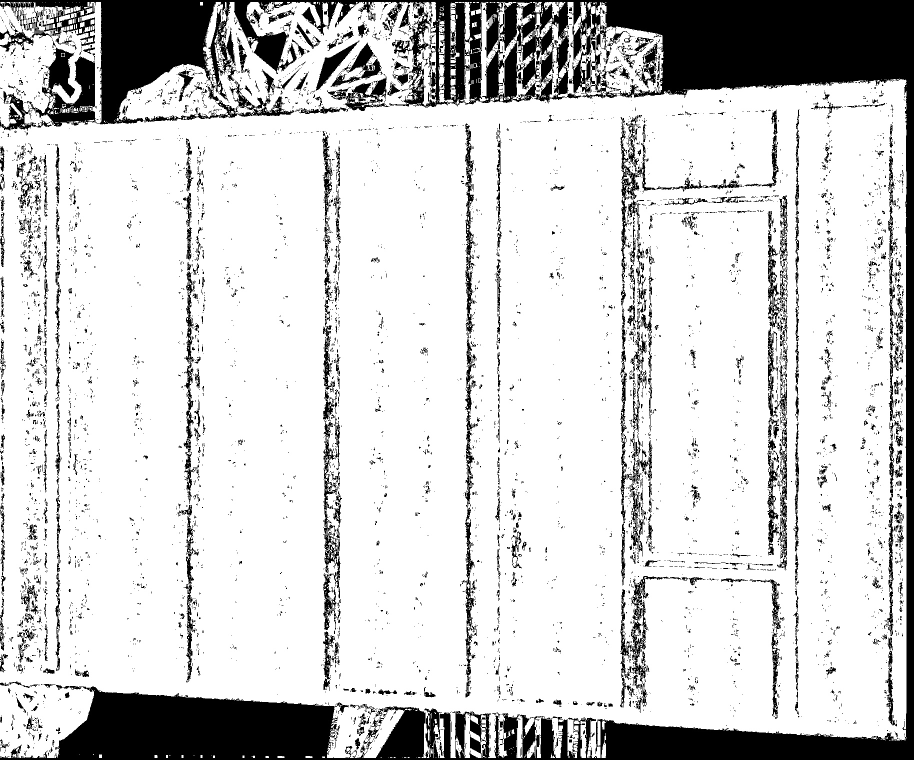
#> input picture feature_detection/images/Blender/depthmap1.jpg, 1828 x 1520 px (shown at 1/2 size)
$ python bruteForceMatching.py
#> lines starting #> are read from the running program, lines starting #| are printed output that depends on the picture
import cv2 as cv
import numpy as np


img1 = cv.imread('./images/Blender/depthmap1.jpg', 0)
#> img1 is the input picture: shape (1520, 1828); min 0, max 255, mean 207.9
img2 = cv.imread('./images/Blender/warped1_topRight.jpg', 0 )
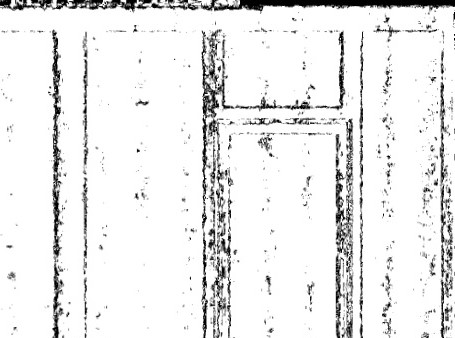
#> input picture feature_detection/images/Blender/warped1_topRight.jpg, 455 x 338 px
#> img2 is the input picture: shape (338, 455); min 0, max 255, mean 234.2

orb = cv.ORB_create(nfeatures = 1000, scoreType = cv.ORB_FAST_SCORE)
# perform the detection and computation on the first image

#kp1 = orb.detect(img1,None)
#des1 = orb.compute(img1, kp1)

kp1, des1 = orb.detectAndCompute(img1, None)
#> kp1 = 2703 keypoints; strongest (x, y, size): (857, 933, 44.6), (294, 914, 37.2), (1104, 468, 37.2), (982, 821, 37.2)
#Perform the feature detection and computatipn on the second images
kp2, des2 = orb.detectAndCompute(img2, None)
#> kp2 = 1012 keypoints; strongest (x, y, size): (137, 150, 31), (229, 139, 31), (390, 77, 31), (190, 238, 31)

# now invoke the brute force matcher


bf = cv.BFMatcher_create(cv.NORM_HAMMING, crossCheck = True)

matches = bf.match(des1, des2)
#> matches = 308 matches

#ort them in order of distance:
matches = sorted(matches, key = lambda x:x.distance)

#draw only the first 10 matches

img3 = cv.drawMatches(img1, kp1, img2, kp2, matches[100:] ,None ,flags=2)
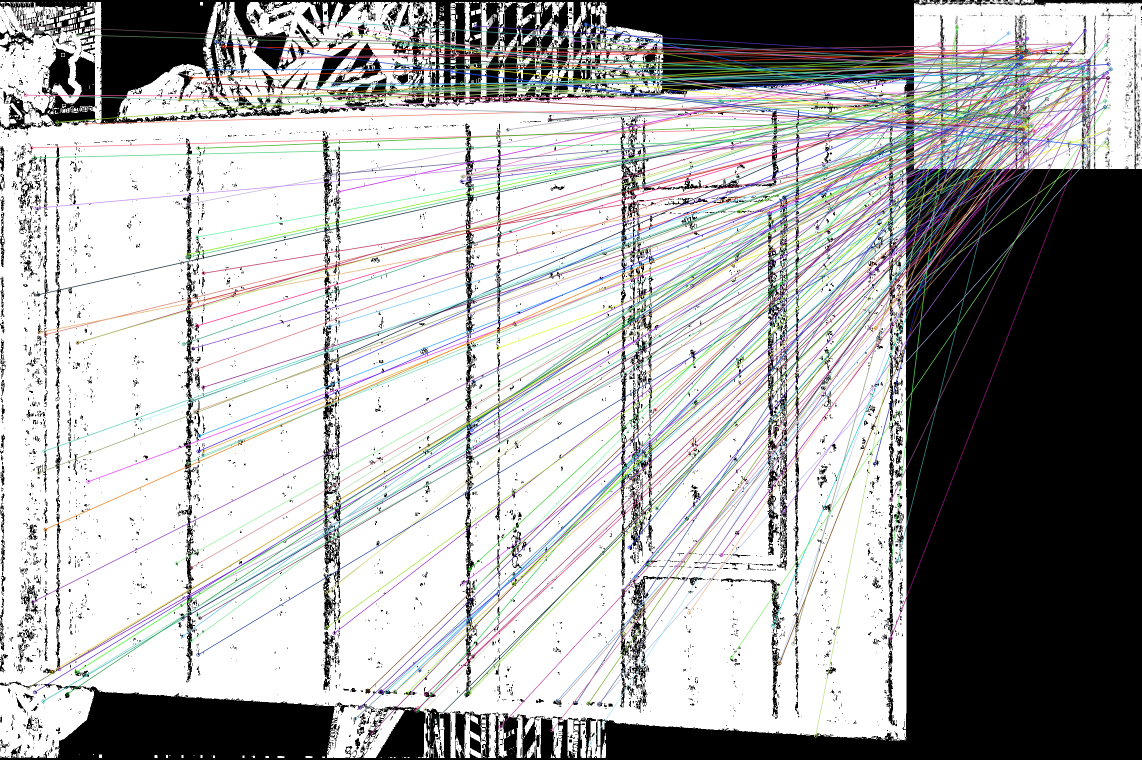
#> img3: shape (1520, 2283, 3) (shown at 1/2 size); mean of channels 0, 1, 2 170.5, 170.1, 170.1; drawn as B, G, R
im3s = cv.resize(img3, (960,540))
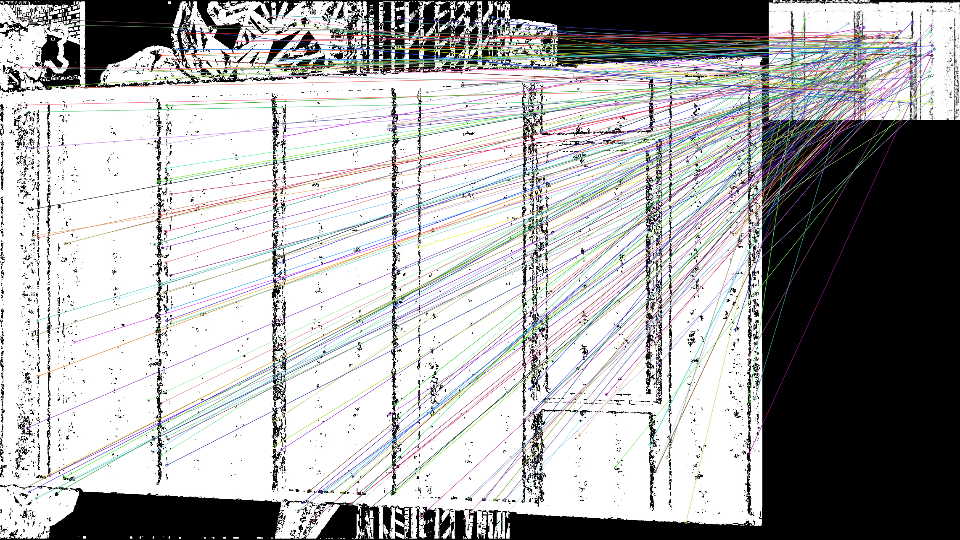
#> im3s: shape (540, 960, 3); mean of channels 0, 1, 2 170.5, 170, 170; drawn as B, G, R

cv.imwrite("BFmatch_DM1toW3_knn.png",img3)

while 1:
	cv.imshow('ORB', im3s)
	if cv.waitKey(1) == 0x1b:
#> (key Esc is pressed here)
		print('ESC pressed. Exiting ...')
		break
